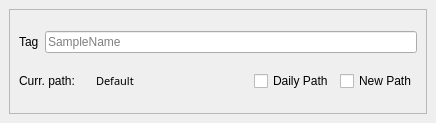
<?xml version="1.0" encoding="UTF-8"?>
<ui version="4.0">
 <class>save_path_widget</class>
 <widget class="QDockWidget" name="save_path_widget">
  <property name="geometry">
   <rect>
    <x>0</x>
    <y>0</y>
    <width>436</width>
    <height>123</height>
   </rect>
  </property>
  <property name="sizePolicy">
   <sizepolicy hsizetype="Preferred" vsizetype="Minimum">
    <horstretch>0</horstretch>
    <verstretch>0</verstretch>
   </sizepolicy>
  </property>
  <property name="windowTitle">
   <string>Save</string>
  </property>
  <widget class="QWidget" name="dockWidgetContents">
   <layout class="QGridLayout" name="gridLayout_2">
    <item row="0" column="0">
     <widget class="QFrame" name="frame">
      <property name="frameShape">
       <enum>QFrame::StyledPanel</enum>
      </property>
      <property name="frameShadow">
       <enum>QFrame::Raised</enum>
      </property>
      <layout class="QGridLayout" name="gridLayout">
       <item row="0" column="0">
        <layout class="QHBoxLayout" name="horizontalLayout_2">
         <item>
          <widget class="QLabel" name="save_g2_name_label">
           <property name="text">
            <string>Tag</string>
           </property>
          </widget>
         </item>
         <item>
          <widget class="QLineEdit" name="saveTagLineEdit">
           <property name="sizePolicy">
            <sizepolicy hsizetype="MinimumExpanding" vsizetype="Fixed">
             <horstretch>0</horstretch>
             <verstretch>0</verstretch>
            </sizepolicy>
           </property>
           <property name="minimumSize">
            <size>
             <width>0</width>
             <height>0</height>
            </size>
           </property>
           <property name="placeholderText">
            <string>SampleName</string>
           </property>
          </widget>
         </item>
        </layout>
       </item>
       <item row="1" column="0">
        <layout class="QHBoxLayout" name="horizontalLayout">
         <item>
          <widget class="QLabel" name="label_7">
           <property name="minimumSize">
            <size>
             <width>71</width>
             <height>0</height>
            </size>
           </property>
           <property name="text">
            <string>Curr. path:</string>
           </property>
          </widget>
         </item>
         <item>
          <widget class="QLabel" name="currPathLabel">
           <property name="sizePolicy">
            <sizepolicy hsizetype="Expanding" vsizetype="Preferred">
             <horstretch>0</horstretch>
             <verstretch>0</verstretch>
            </sizepolicy>
           </property>
           <property name="font">
            <font>
             <family>Segoe UI Light</family>
             <pointsize>8</pointsize>
            </font>
           </property>
           <property name="text">
            <string>Default</string>
           </property>
          </widget>
         </item>
         <item>
          <widget class="QCheckBox" name="DailyPathCheckBox">
           <property name="text">
            <string>Daily Path</string>
           </property>
          </widget>
         </item>
         <item>
          <widget class="QCheckBox" name="newPathCheckBox">
           <property name="text">
            <string>New Path</string>
           </property>
          </widget>
         </item>
        </layout>
       </item>
      </layout>
     </widget>
    </item>
   </layout>
  </widget>
 </widget>
 <resources/>
 <connections/>
</ui>
